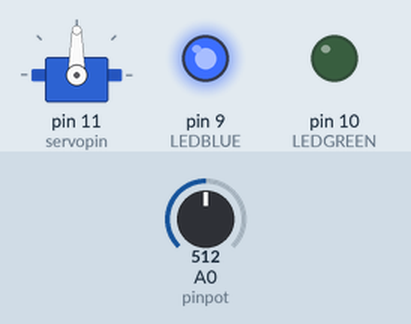
The sketch below on a simulated Arduino Uno, built with avr-gcc and run on an emulated ATmega328P. Parts: servo, output pins drawn as LEDs (lit = HIGH). The test bench sets the inputs (shaded band); at power-on: A0 (pinpot) = 512.

Above: at 1.2 s.
1.3 s: A0 (pinpot) set to 716
At 2.3 s:
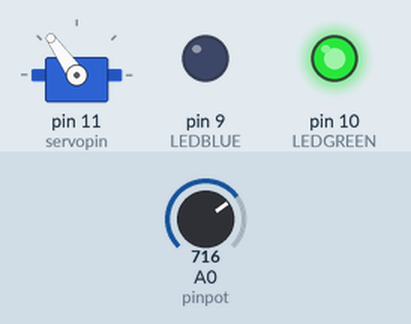
2.8 s: A0 (pinpot) set to 900
At 3.4 s:
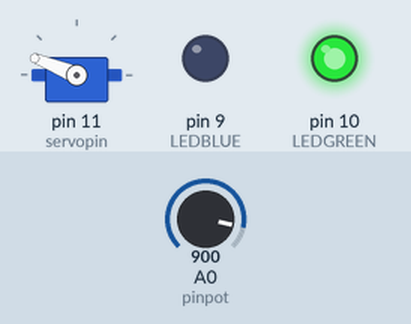
4.3 s: A0 (pinpot) set to 1023
At 4.6 s:
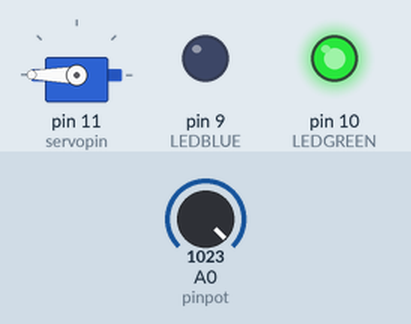
5.8 s: A0 (pinpot) set to 306
At 6.9 s:
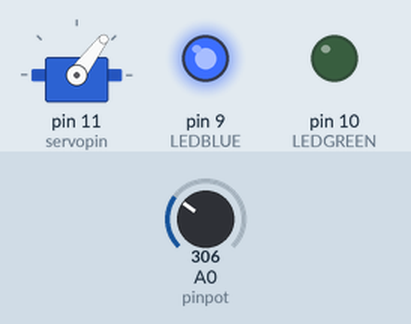
7.3 s: A0 (pinpot) set to 122
At 8.0 s:
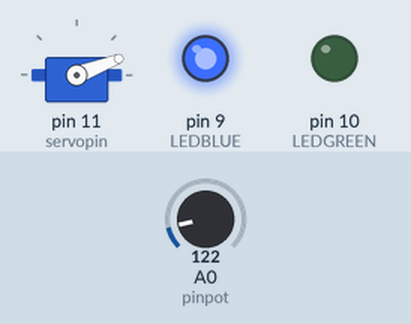
Timing chart, 0 to 9.8 s (numbered marks = the images above; inputs shaded):
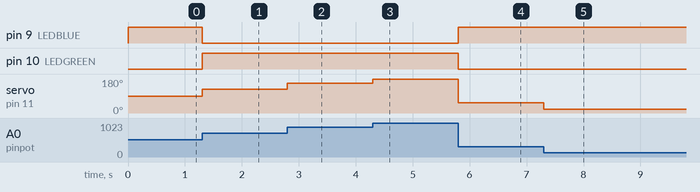

The sketch:

Potentiometer_servo_and_LED_mapping.ino
```cpp
#include <Servo.h>

Servo servopin;
int Readvalue;
int pinpot = A0;
int LEDBLUE = 9;
int LEDGREEN = 10;
int turn;

void setup() {
  servopin.attach(11);
  pinMode(pinpot, INPUT);
  pinMode(LEDBLUE, OUTPUT);
  pinMode(LEDGREEN, OUTPUT);

}

void loop() {
  Readvalue = analogRead(pinpot);
  turn = map(Readvalue,0,1023,0,180);
  servopin.write(turn);
  if (turn >= 0 && turn <=90) {
    digitalWrite(LEDBLUE, HIGH);
    digitalWrite(LEDGREEN, LOW);
  }
  else{
    digitalWrite(LEDGREEN, HIGH);
    digitalWrite(LEDBLUE, LOW);
  }

}
```

Measured:
- after the input at 1.3 s, pin 9 (LEDBLUE): HIGH → LOW at once; pin 10 (LEDGREEN): LOW → HIGH at once; servo on pin 11 (servopin): 90° → 125° at once
- after the input at 2.8 s, servo on pin 11 (servopin): 125° → 158° at once
- after the input at 4.3 s, servo on pin 11 (servopin): 158° → 180° at once
- after the input at 5.8 s, pin 9 (LEDBLUE): LOW → HIGH at once; pin 10 (LEDGREEN): HIGH → LOW at once; servo on pin 11 (servopin): 180° → 53° at once
- after the input at 7.3 s, servo on pin 11 (servopin): 53° → 21° at once
